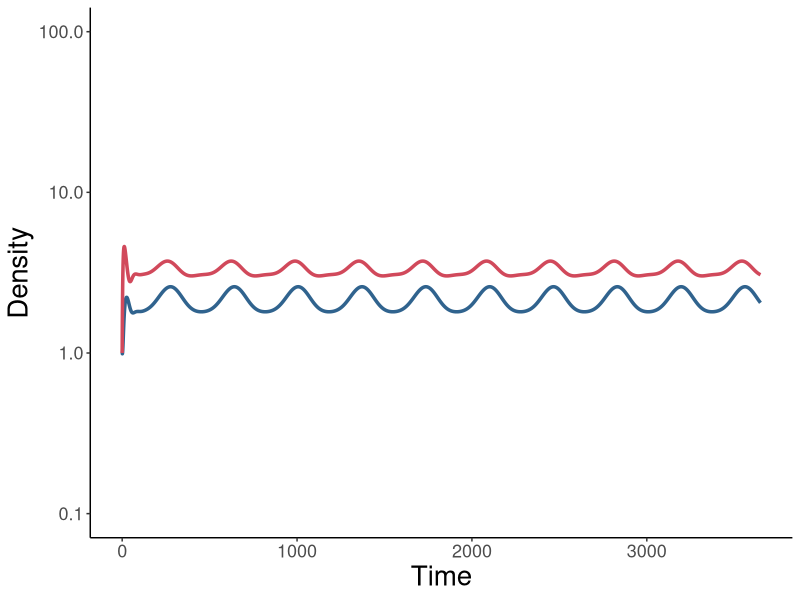

The R source for this figure: (Note: this script raises an error after producing the figure.)
#################################################################################
#### This R script simulates population dynamics of hemipteran insects in their native habitats
#################################################################################



######################################
#### Load packages
######################################
library(tidyr)
library(ggplot2)
library(deSolve)
library(cowplot)
library(dplyr)
#library(Cairo)
#library(grid)
#library(gridExtra)



######################################
#### Simulate population dynamics
######################################

# STEP 1: Assign parameter values
# read data and select insect
data <- read.csv("Temperature response data.csv", header=TRUE)

# select an insect by removing # in front of name and placing # in front of other species
#sp.data <- subset(data, Species == "Clavigralla shadabi")
sp.data <- subset(data, Species == "Clavigralla tomentosicollis")
# define model parameters
params <- c(sp.data[2], sp.data[3], sp.data[4], sp.data[5],sp.data[6], sp.data[7], sp.data[8],
            sp.data[9], sp.data[10], sp.data[11], sp.data[12], sp.data[13], sp.data[14], sp.data[15],
            sp.data[16], sp.data[17], sp.data[18], sp.data[19], sp.data[20], sp.data[21], sp.data[22],
            sp.data[23], sp.data[24])
# time
yrs <- 10; # Number of years over which to run the model
timestep <- 1; # Length of time-steps (days)
times <- seq(0, yrs*365, by = timestep)


# STEP 2: Specify model
model = function(t, State, Pars){
  with(as.list(c(State, Pars)),
       {
         # Temperature regime
         meanT.incr = 0 # Increase in mean temperature over next 50 years
         amplT.incr = 0 # Increase in amplitude of temperature fluctuations over next 50 years
         dMeanT = meanT.incr/(yrs*365) # simulate x degree increase in mean temperature over 50 years
         dAmplT = amplT.incr/(yrs*365) # simulate x degree increase in the amplitude of temperature fluctuations over 50 years
         # temperature function
         temp = (meanT + dMeanT*times) + (amplT + dAmplT*times)*sin((2*pi*times + deltaT)/365)
         # time-series of temperature values
         signal = as.data.frame(list(times = times, temp = rep(0, length(times))))
         signal$temp = temp
         # create interpolating function
         input = approxfun(signal, rule = 2 ) # rule = 2 sets any extrapolated point to the closest data extreme
         # import interpolated temperature function
         T =  input(t)
         
         # Temperature responses
         b = bTopt*exp(-(T-Toptb)^2/(2*sb^2)) # Birth rate
         q = qTR*exp(Aq*(1/TR-1/Tmax))*exp(-(T-Toptq)^2/(2*sq^2)) # Density-dependence
         m = mTR*(T/TR)*exp(A*(1/TR-1/T))/(1+skew*(exp(AL*(1/TL-1/T))+exp(AH*(1/TH-1/T)))) # Maturation rate
         dJ = dJTR*exp(AdJ*(1/TR-1/T)) # Juvenile mortality
         dA = dATR*exp(AdA*(1/TR-1/T)) # Adult mortality
         
         # Juvenile and adult densities
         dJdt = b*(A >= 0.2)*A*exp(-q*A) - m*J - dJ*J # Allee threshold of 10% of equilibrium adult density
         dAdt = m*J - dA*A
         
         return(list(c(dJdt, dAdt), signal = T))
       })
}


# STEP 3: Model simulation and plotting population dynamics
init = c(J = 1, A = 1)
# run model and input into data frame
densities = as.data.frame(ode(func = model, y = init, parms = params, times = times, method = "ode45"))
# model variables (time, life stage, density)
output = densities[seq(0, dim(densities)[1], by=timestep), ]
output = gather(output, key=Variable, value=Output, -time)

# Plot population dynamics
pop.dyn = ggplot(output[output$Variable %in% c("J", "A"), ], aes(x=time, y=Output, color=Variable)) + 
  geom_line(size=1.2) +
  scale_color_manual(values=c("J"="#d1495b", "A"="#30638e")) + 
  labs(x="Time", y="Density") +
  # scale_x_continuous(expand=c(0, 5)) +
  scale_y_log10(limits=c(0.1, 100)) +
  theme(panel.grid.major = element_blank(), panel.grid.minor = element_blank(),
        panel.background = element_blank(), axis.line = element_line(colour = "black"),
        legend.position = "none", 
        axis.text = element_text(size=13),
        axis.title = element_text(size=20)) 

# Plot temperature regime
temp.regime  = ggplot(output[output$Variable %in% c("signal"), ], aes(x=time, y=Output, color=Variable)) + 
  geom_line(size=1.2) +
  scale_color_manual(values=c("signal"="#d1495b")) + 
  labs(x="Time", y="Temperature (K)") +
  # scale_x_continuous(expand=c(0, 5)) +
  scale_y_continuous(limits=c(298 - amplT.incr, 302 + meanT.incr + amplT.incr)) +
  theme(panel.grid.major = element_blank(), panel.grid.minor = element_blank(),
        panel.background = element_blank(), axis.line = element_line(colour = "black"),
        legend.position = "none", 
        axis.text = element_text(size=13),
        axis.title = element_text(size=20))

Plots = ggdraw() +
  draw_plot(pop.dyn, x = 0, y = 0.5, width = 1, height = 0.5) +
  draw_plot(temp.regime, x = 0, y = 0, width = 1, height = 0.5) #+
#draw_plot_label(label = c("(c)", ""), size = 18, x = c(0, 0), y = c(1, 0.5))
Plots
